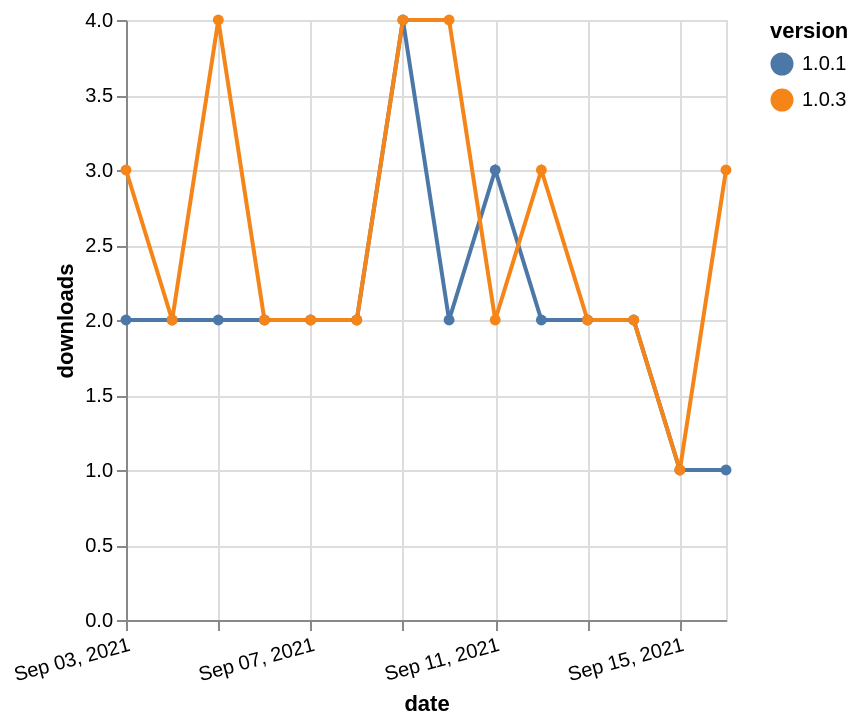

Vega-Lite specification for this chart:
### Vega-Lite specification from a JSON file in a GitHub repository (floating-point values rounded to 4 significant figures)
{"$schema": "https://vega.github.io/schema/vega-lite/v5.json", "description": "A simple bar chart with embedded data.", "data": {"values": [{"date": "2021-09-03", "total": 2332, "delta": 2, "version": "1.0.1"}, {"date": "2021-09-04", "total": 2334, "delta": 2, "version": "1.0.1"}, {"date": "2021-09-05", "total": 2336, "delta": 2, "version": "1.0.1"}, {"date": "2021-09-06", "total": 2338, "delta": 2, "version": "1.0.1"}, {"date": "2021-09-07", "total": 2340, "delta": 2, "version": "1.0.1"}, {"date": "2021-09-08", "total": 2342, "delta": 2, "version": "1.0.1"}, {"date": "2021-09-09", "total": 2346, "delta": 4, "version": "1.0.1"}, {"date": "2021-09-10", "total": 2348, "delta": 2, "version": "1.0.1"}, {"date": "2021-09-11", "total": 2351, "delta": 3, "version": "1.0.1"}, {"date": "2021-09-12", "total": 2353, "delta": 2, "version": "1.0.1"}, {"date": "2021-09-13", "total": 2355, "delta": 2, "version": "1.0.1"}, {"date": "2021-09-14", "total": 2357, "delta": 2, "version": "1.0.1"}, {"date": "2021-09-15", "total": 2358, "delta": 1, "version": "1.0.1"}, {"date": "2021-09-16", "total": 2359, "delta": 1, "version": "1.0.1"}, {"date": "2021-09-03", "total": 2297, "delta": 3, "version": "1.0.3"}, {"date": "2021-09-04", "total": 2299, "delta": 2, "version": "1.0.3"}, {"date": "2021-09-05", "total": 2303, "delta": 4, "version": "1.0.3"}, {"date": "2021-09-06", "total": 2305, "delta": 2, "version": "1.0.3"}, {"date": "2021-09-07", "total": 2307, "delta": 2, "version": "1.0.3"}, {"date": "2021-09-08", "total": 2309, "delta": 2, "version": "1.0.3"}, {"date": "2021-09-09", "total": 2313, "delta": 4, "version": "1.0.3"}, {"date": "2021-09-10", "total": 2317, "delta": 4, "version": "1.0.3"}, {"date": "2021-09-11", "total": 2319, "delta": 2, "version": "1.0.3"}, {"date": "2021-09-12", "total": 2322, "delta": 3, "version": "1.0.3"}, {"date": "2021-09-13", "total": 2324, "delta": 2, "version": "1.0.3"}, {"date": "2021-09-14", "total": 2326, "delta": 2, "version": "1.0.3"}, {"date": "2021-09-15", "total": 2327, "delta": 1, "version": "1.0.3"}, {"date": "2021-09-16", "total": 2330, "delta": 3, "version": "1.0.3"}]}, "width": "container", "mark": {"type": "line", "point": {"filled": true}}, "encoding": {"x": {"field": "date", "type": "temporal", "timeUnit": "yearmonthdate", "title": "date", "axis": {"labelAngle": -15}}, "y": {"field": "delta", "type": "quantitative", "title": "downloads"}, "color": {"field": "version", "type": "nominal"}, "tooltip": {"field": "delta"}}}
